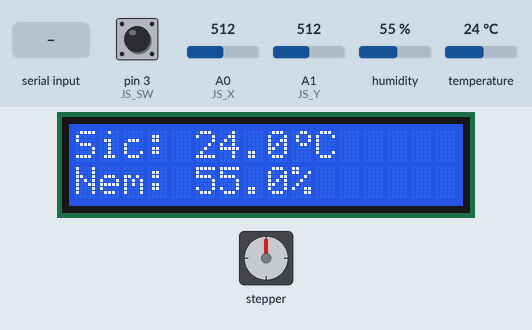
The sketch below on a simulated Arduino Uno, built with avr-gcc and run on an emulated ATmega328P. Shown: stepper motor, 16×2 character LCD. Wiring (inferred from the names in the program): stepper motor (2048 steps per turn assumed): coils pin 8, pin 9, pin 10, pin 11. The test bench sets the inputs (shaded band); at power-on: pin 3 (JS_SW) HIGH, A0 (JS_X) = 512, A1 (JS_Y) = 512, humidity 55 %, temperature 24 °C. What the sketch prints to the serial monitor is not drawn.

Above: at 2.6 s.
2.7 s: pin 3 (JS_SW) pulled LOW for 3.2 s
At 8.3 s:
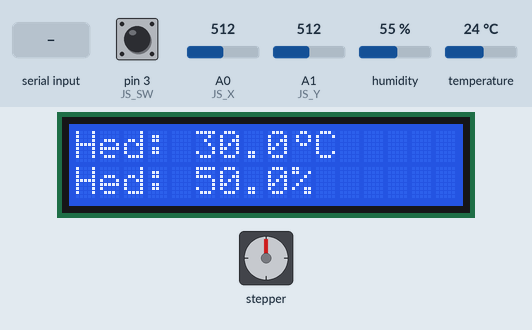
8.6 s: pin 3 (JS_SW) pulled LOW for 0.15 s
At 9.8 s:
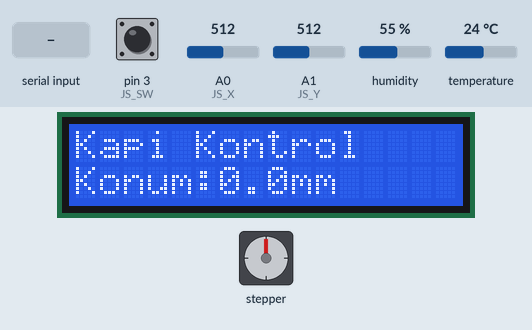
10.2 s: A0 (JS_X) set to 702
11.7 s: A0 (JS_X) set to 721
At 12.06 s:
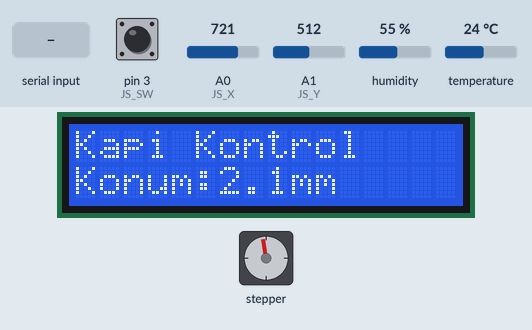
14.6 s: "KAPATMM:90\n" received over Serial
At 22.9 s:
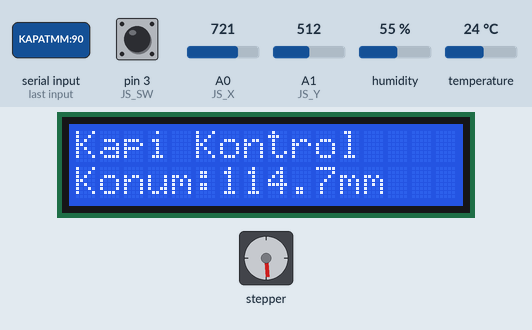
23.0 s: "ACMAMM:90\n" received over Serial
At 29.73 s:
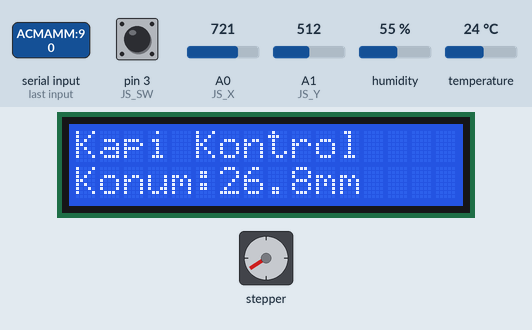
Timing chart, 0 to 35.8 s (numbered marks = the images above; inputs shaded):
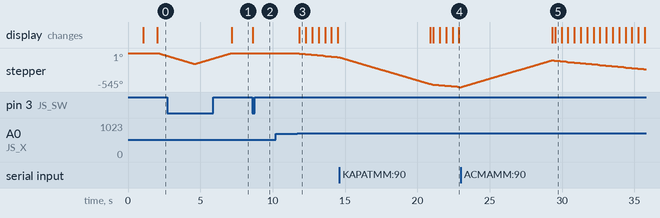

Measured:
- after the input at 2.7 s, the display: changes after 4.5 s (image 1)
- after the input at 8.6 s, the display: changes at once (image 2)
- after the input at 10.2 s, every drawn part: stays the same
- after the input at 11.7 s, stepper: keeps turning counter-clockwise at about 24°/s, starting at once; the display: changes after 0.15 s (image 3)
- what the display in image 3 shows lasts 0.5 s, from 11.8 s to 12.3 s

The sketch:

ariDoor.ino
```cpp
/*
  ariDoor - Ari Kovani Kapi Surgu Sistemi
  ----------------------------------------
  Step motor + DHT22 sicaklik/nem + LCD 1602A
  Web arayuzu uzerinden serial ile kontrol edilir.

  Baglanti:
    Step Motor (28BYJ-48 + ULN2003):
      IN1->Pin8, IN2->Pin9, IN3->Pin10, IN4->Pin11, +->5V, -->GND

    DHT22 Sensor (3 pinli modul, pull-up dahili):
      VCC->5V, DATA->Pin2, GND->GND

    LCD 1602A:
      RS->Pin12, E->Pin13, D4->Pin4, D5->Pin5, D6->Pin6, D7->Pin7
      VSS->GND, VDD->5V, RW->GND, V0->Pot orta, A->5V, K->GND
*/

#include <DHT.h>
#include <LiquidCrystal.h>

// --- Pin Tanimlari ---
#define DHT_PIN 2
#define DHT_TIP DHT22

#define MOTOR_IN1 8
#define MOTOR_IN2 9
#define MOTOR_IN3 10
#define MOTOR_IN4 11

#define LCD_RS 12
#define LCD_E  13
#define LCD_D4 4
#define LCD_D5 5
#define LCD_D6 6
#define LCD_D7 7

#define JS_X    A0
#define JS_Y    A1
#define JS_SW   3

// --- Motor Ayarlari ---
// 8-step half-step modu, daha tork ve akıcı hareket
// 28BYJ-48 half-step: 4096 adim/tur. Kalibrasyon: 150 mm = 9318 logik adim
// (Fiziksel ölçüm sonucu, teorik 9984 değil)
const int MAX_HIZ = 160;        // half-step/sn - kapalı uçtan açma testi için düşük hız
const int IVME = 50;             // half-step/sn² - ilk kalkışta adım kaçırmayı azaltır
const int TIK_ADIM = 128;        // SAG/SOL bir tıkta hareket (eski 64 full = 128 half)
const long MAX_LOGIK_ADIM = 9318; // 150 mm tam hareket
const float MAX_MM = 150.0;
const float SIC_KAPALI = 5.0;    // 5°C ve altı = tam kapalı
const float SIC_ACIK = 30.0;     // 30°C ve üstü = tam açık

// Mekanik asimetri telafisi
// Konvansiyon: 0 mm = açık, 150 mm = kapalı
// Doğrudan half-step sürücüde motor − yönü = kapanma, motor + yönü = açılma.
// Yani mm artış (kapanma) → motor − yönde, mm azalış (açılma) → motor + yönde.
const float ACMA_OLCEK = 0.876;  // motor + (açma), 150 mm açmada yaklaşık 1 mm fazla hareket düzeltildi
const float KAPAMA_OLCEK = 0.873; // motor − (kapama), 40 mm komut = 77 mm ölçümden kalibre edildi

// --- Motor Half-Step Dizisi ---
// BAGLANTI.md sırası kullanılır: IN1, IN2, IN3, IN4.
// Bu dizi AccelStepper soyutlamasını bypass eder; yön testinde + ve - kesin ters çalışmalı.
const byte MOTOR_DIZI[8][4] = {
  {1, 0, 0, 0},
  {1, 1, 0, 0},
  {0, 1, 0, 0},
  {0, 1, 1, 0},
  {0, 0, 1, 0},
  {0, 0, 1, 1},
  {0, 0, 0, 1},
  {1, 0, 0, 1}
};
int motorDiziIndeks = 0;
const unsigned int MOTOR_ADIM_GECIKME_US = 1250; // yaklaşık 800 half-step/sn

// --- Nesneler ---
DHT dht(DHT_PIN, DHT_TIP);
LiquidCrystal lcd(LCD_RS, LCD_E, LCD_D4, LCD_D5, LCD_D6, LCD_D7);

// --- Ozel Karakterler ---
byte derece[8] = {0x06, 0x09, 0x09, 0x06, 0x00, 0x00, 0x00, 0x00};

// --- Durum ---
// Kalibrasyon/test aşaması: başlangıçta sürgünün tamamen açık olduğu varsayılır.
// 0 mm = açık, 150 mm = kapalı. Fiziksel konum değişirse SETADIM komutuyla senkronla.
long logikAdim = 0;  // HTML'in gördüğü adim (0..9318 = 0..150 mm). Başlangıç = açık.

enum Mod { SENSOR, AYAR, KONTROL };
Mod mevcutMod = SENSOR;

float hedefSic = 30.0;  // Bu sıcaklık ve üstünde sürgü tamamen açık
float hedefNem = 50.0;

float sonSic = NAN;     // Son okunan değerler (auto kontrol için)
float sonNem = NAN;

// --- Joystick ---
const int JS_ESIK = 200;          // Merkez 512'den ±200 = aktif yön
const unsigned long JS_ARASI = 300;  // Yön kontrol periyodu (ms)
unsigned long sonAyar = 0;

bool sonButonDurum = HIGH;
unsigned long sonButonZaman = 0;
const unsigned long BUTON_DEBOUNCE = 50;

// --- Auto kontrol ---
const unsigned long OTO_ARASI = 300000UL;  // SENSOR modunda 5 dk'da bir auto kontrol
const float MIN_HAREKET_MM = 2.0;
unsigned long sonOto = 0;
bool ilkOtoYapildi = false;  // İlk sensör okumasıyla auto kontrolü tetikle
bool otoAktif = true;

// --- Zamanlama ---
unsigned long sonOkuma = 0;
const unsigned long OKUMA_ARASI = 2000;

void setup() {
  Serial.begin(9600);
  pinMode(MOTOR_IN1, OUTPUT);
  pinMode(MOTOR_IN2, OUTPUT);
  pinMode(MOTOR_IN3, OUTPUT);
  pinMode(MOTOR_IN4, OUTPUT);
  motorCikisYaz(0);
  dht.begin();

  pinMode(JS_SW, INPUT_PULLUP);

  lcd.begin(16, 2);
  lcd.createChar(0, derece);
  lcd.setCursor(0, 0);
  lcd.print("ariDoor v1.0");
  lcd.setCursor(0, 1);
  lcd.print("Baslatiliyor...");
  delay(1000);
  lcd.clear();

  Serial.println("{\"durum\":\"hazir\"}");
}

void loop() {
  if (millis() - sonOkuma >= OKUMA_ARASI) {
    sonOkuma = millis();
    sensorOku();
  }

  joystickKontrol();

  if (otoAktif && mevcutMod == SENSOR) {
    bool otoZamani = millis() - sonOto >= OTO_ARASI;
    bool ilkVeriHazir = !ilkOtoYapildi && !isnan(sonSic);
    if (otoZamani || ilkVeriHazir) {
      sonOto = millis();
      ilkOtoYapildi = true;
      pozisyonGuncelle(false);
    }
  }

  if (Serial.available() > 0) {
    String komut = Serial.readStringUntil('\n');
    komut.trim();
    komutIsle(komut);
  }
}

void sensorOku() {
  float sic = dht.readTemperature();
  float nem = dht.readHumidity();
  sonSic = sic;
  sonNem = nem;

  lcdGuncelle(sic, nem);

  // Serial JSON
  Serial.print("{\"sic\":");
  if (isnan(sic)) Serial.print("null"); else Serial.print(sic, 1);
  Serial.print(",\"nem\":");
  if (isnan(nem)) Serial.print("null"); else Serial.print(nem, 1);
  Serial.print(",\"adim\":");
  Serial.print(logikAdim);
  Serial.print(",\"mm\":");
  Serial.print(adimToMm(logikAdim), 1);
  Serial.print(",\"mod\":\"");
  Serial.print(modAdi());
  Serial.print("\",\"hedefSic\":");
  Serial.print(hedefSic, 1);
  Serial.print(",\"hedefNem\":");
  Serial.print(hedefNem, 1);
  Serial.print(",\"oto\":");
  Serial.print(otoAktif ? "true" : "false");
  Serial.println("}");
}

void lcdGuncelle(float sic, float nem) {
  lcd.setCursor(0, 0);
  if (mevcutMod == KONTROL) {
    lcd.print("Kapi Kontrol   ");
  } else if (mevcutMod == AYAR) {
    lcd.print("Hed: ");
    lcd.print(hedefSic, 1);
    lcd.write(byte(0));
    lcd.print("C ");
  } else if (isnan(sic)) {
    lcd.print("Sic: --.-     ");
  } else {
    lcd.print("Sic: ");
    lcd.print(sic, 1);
    lcd.write(byte(0));
    lcd.print("C    ");
  }

  lcd.setCursor(0, 1);
  if (mevcutMod == KONTROL) {
    lcd.print("Konum:");
    lcd.print(adimToMm(logikAdim), 1);
    lcd.print("mm   ");
  } else if (mevcutMod == AYAR) {
    lcd.print("Hed: ");
    lcd.print(hedefNem, 1);
    lcd.print("%      ");
  } else if (isnan(nem)) {
    lcd.print("Nem: --.-     ");
  } else {
    lcd.print("Nem: ");
    lcd.print(nem, 1);
    lcd.print("%      ");
  }
}

void hareket(long hedef) {
  hedef = constrain(hedef, 0L, MAX_LOGIK_ADIM);
  long fark = hedef - logikAdim;
  if (fark == 0) return;

  long fizikselFark;
  if (fark > 0) {
    // mm artış = kapanma → motor − yönde
    fizikselFark = -(long)(fark * KAPAMA_OLCEK);
  } else {
    // mm azalış = açılma → motor + yönde
    fizikselFark = -(long)(fark * ACMA_OLCEK);
  }
  motorHamHareket(fizikselFark);
  logikAdim = hedef;
}

void joystickKontrol() {
  // Buton kontrol (debounced)
  bool butonDurum = digitalRead(JS_SW);
  if (butonDurum == LOW && sonButonDurum == HIGH &&
      millis() - sonButonZaman > BUTON_DEBOUNCE) {
    modDegistir();
    sonButonZaman = millis();
  }
  sonButonDurum = butonDurum;

  // Yön kontrol — AYAR modunda hedef değerleri, KONTROL modunda kapıyı ayarlar
  if (mevcutMod != AYAR && mevcutMod != KONTROL) return;
  if (millis() - sonAyar < JS_ARASI) return;

  int x = analogRead(JS_X);
  int y = analogRead(JS_Y);

  if (mevcutMod == KONTROL) {
    bool hareketEtti = false;
    if (x > 512 + JS_ESIK) {
      hareket(logikAdim + TIK_ADIM);
      hareketEtti = true;
    } else if (x < 512 - JS_ESIK) {
      hareket(logikAdim - TIK_ADIM);
      hareketEtti = true;
    }

    if (hareketEtti) {
      sonAyar = millis();
      adimBildir();
      lcdGuncelle(sonSic, sonNem);
    }
    return;
  }

  bool degisti = false;

  if (x > 512 + JS_ESIK) {
    hedefSic += 5.0;
    degisti = true;
  } else if (x < 512 - JS_ESIK) {
    hedefSic -= 5.0;
    degisti = true;
  }

  if (y < 512 - JS_ESIK) {
    hedefNem += 5.0;
    degisti = true;
  } else if (y > 512 + JS_ESIK) {
    hedefNem -= 5.0;
    degisti = true;
  }

  if (degisti) {
    hedefSic = constrain(hedefSic, 0.0, 50.0);
    hedefNem = constrain(hedefNem, 0.0, 100.0);
    sonAyar = millis();
    ayarBildir();
    if (otoAktif) {
      pozisyonGuncelle(true);
    }
  }
}

void modDegistir() {
  Mod yeniMod;
  if (mevcutMod == SENSOR) {
    yeniMod = AYAR;
  } else if (mevcutMod == AYAR) {
    yeniMod = KONTROL;
  } else {
    yeniMod = SENSOR;
  }
  modAyarla(yeniMod);
}

void modAyarla(Mod yeniMod) {
  mevcutMod = yeniMod;
  modBildir();

  if (mevcutMod == SENSOR) {
    sensorOku();
    if (otoAktif) {
      pozisyonGuncelle(true);
      sonOto = millis();
      ilkOtoYapildi = true;
    }
  } else if (mevcutMod == AYAR) {
    lcdGuncelle(sonSic, sonNem);
    if (otoAktif) {
      pozisyonGuncelle(true);
    }
  } else {
    lcdGuncelle(sonSic, sonNem);
  }
}

void otoKontrol() {
  pozisyonGuncelle(false);
}

void pozisyonGuncelle(bool zorla) {
  if (mevcutMod == KONTROL) return;

  float kontrolSic = (mevcutMod == SENSOR) ? sonSic : hedefSic;
  if (isnan(kontrolSic)) return;

  long hedefAdimYeni = sicaklikToAdim(kontrolSic);
  long minFark = mmToAdim(MIN_HAREKET_MM);

  if (zorla || abs(hedefAdimYeni - logikAdim) >= minFark) {
    hareket(hedefAdimYeni);
    adimBildir();
  }
}

void komutIsle(String komut) {
  if (komut == "SAG") {
    hareket(logikAdim + TIK_ADIM);
    adimBildir();
  }
  else if (komut == "SOL") {
    hareket(logikAdim - TIK_ADIM);
    adimBildir();
  }
  else if (komut == "SIFIR") {
    hareket(0);
    adimBildir();
  }
  else if (komut.startsWith("GIT:")) {
    long hedef = komut.substring(4).toInt();
    hareket(hedef);
    adimBildir();
  }
  else if (komut.startsWith("RAW:")) {
    long adim = komut.substring(4).toInt();
    motorHamHareket(adim);
    rawBildir(adim);
  }
  else if (komut == "LEDTEST") {
    ledTest();
  }
  else if (komut.startsWith("GITMM:")) {
    float hedefMm = komut.substring(6).toFloat();
    hareket(mmToAdim(hedefMm));
    adimBildir();
  }
  else if (komut.startsWith("KAPATMM:")) {
    float mm = komut.substring(8).toFloat();
    hareket(logikAdim + mmToAdim(mm));
    adimBildir();
  }
  else if (komut.startsWith("ACMAMM:")) {
    float mm = komut.substring(7).toFloat();
    hareket(logikAdim - mmToAdim(mm));
    adimBildir();
  }
  else if (komut.startsWith("KAPATCM:")) {
    float cm = komut.substring(8).toFloat();
    hareket(logikAdim + mmToAdim(cm * 10.0));
    adimBildir();
  }
  else if (komut.startsWith("ACMACM:")) {
    float cm = komut.substring(7).toFloat();
    hareket(logikAdim - mmToAdim(cm * 10.0));
    adimBildir();
  }
  else if (komut.startsWith("SETADIM:")) {
    logikAdim = constrain(komut.substring(8).toInt(), 0L, MAX_LOGIK_ADIM);
    adimBildir();
  }
  else if (komut.startsWith("SETMM:")) {
    logikAdim = mmToAdim(komut.substring(6).toFloat());
    adimBildir();
  }
  else if (komut == "OTO:1") {
    otoAktif = true;
    otoBildir();
    if (mevcutMod == SENSOR) {
      sensorOku();
      pozisyonGuncelle(true);
      sonOto = millis();
      ilkOtoYapildi = true;
    } else if (mevcutMod == AYAR) {
      pozisyonGuncelle(true);
    }
  }
  else if (komut == "OTO:0") {
    otoAktif = false;
    otoBildir();
  }
  else if (komut == "MOD:SENSOR") {
    if (mevcutMod != SENSOR) modAyarla(SENSOR);
    else modBildir();
  }
  else if (komut == "MOD:AYAR") {
    if (mevcutMod != AYAR) modAyarla(AYAR);
    else modBildir();
  }
  else if (komut == "MOD:KONTROL") {
    if (mevcutMod != KONTROL) modAyarla(KONTROL);
    else modBildir();
  }
  else if (komut.startsWith("HEDEFSIC:")) {
    hedefSic = constrain(komut.substring(9).toFloat(), 0.0, 50.0);
    ayarBildir();
    if (otoAktif && mevcutMod == AYAR) {
      pozisyonGuncelle(true);
    }
  }
  else if (komut.startsWith("HEDEFNEM:")) {
    hedefNem = constrain(komut.substring(9).toFloat(), 0.0, 100.0);
    ayarBildir();
    if (otoAktif && mevcutMod == AYAR) {
      pozisyonGuncelle(true);
    }
  }
}

void modBildir() {
  Serial.print("{\"mod\":\"");
  Serial.print(modAdi());
  Serial.println("\"}");
}

const char* modAdi() {
  if (mevcutMod == SENSOR) return "SENSOR";
  if (mevcutMod == AYAR) return "AYAR";
  return "KONTROL";
}

void ayarBildir() {
  Serial.print("{\"hedefSic\":");
  Serial.print(hedefSic, 1);
  Serial.print(",\"hedefNem\":");
  Serial.print(hedefNem, 1);
  Serial.println("}");
}

void adimBildir() {
  Serial.print("{\"adim\":");
  Serial.print(logikAdim);
  Serial.print(",\"mm\":");
  Serial.print(adimToMm(logikAdim), 1);
  Serial.println("}");
}

long mmToAdim(float mm) {
  mm = constrain(mm, 0.0, MAX_MM);
  return (long)(mm * MAX_LOGIK_ADIM / MAX_MM + 0.5);
}

long sicaklikToAdim(float sic) {
  return mmToAdim(sicaklikToMm(sic));
}

float sicaklikToMm(float sic) {
  if (sic <= SIC_KAPALI) return MAX_MM;
  if (sic >= SIC_ACIK) return 0.0;

  float oran = (SIC_ACIK - sic) / (SIC_ACIK - SIC_KAPALI);
  return MAX_MM * oran;
}

float adimToMm(long adim) {
  adim = constrain(adim, 0L, MAX_LOGIK_ADIM);
  return (float)adim * MAX_MM / (float)MAX_LOGIK_ADIM;
}

void otoBildir() {
  Serial.print("{\"oto\":");
  Serial.print(otoAktif ? "true" : "false");
  Serial.println("}");
}

void rawBildir(long adim) {
  Serial.print("{\"raw\":");
  Serial.print(adim);
  Serial.println("}");
}

void motorCikisYaz(int indeks) {
  indeks = (indeks + 8) % 8;
  digitalWrite(MOTOR_IN1, MOTOR_DIZI[indeks][0]);
  digitalWrite(MOTOR_IN2, MOTOR_DIZI[indeks][1]);
  digitalWrite(MOTOR_IN3, MOTOR_DIZI[indeks][2]);
  digitalWrite(MOTOR_IN4, MOTOR_DIZI[indeks][3]);
}

void motorHamHareket(long adim) {
  int yon = (adim >= 0) ? 1 : -1;
  unsigned long kalan = (adim >= 0) ? adim : -adim;

  while (kalan > 0) {
    motorDiziIndeks += yon;
    if (motorDiziIndeks >= 8) motorDiziIndeks = 0;
    if (motorDiziIndeks < 0) motorDiziIndeks = 7;
    motorCikisYaz(motorDiziIndeks);
    delayMicroseconds(MOTOR_ADIM_GECIKME_US);
    kalan--;
  }
}

void ledTest() {
  const int pinler[4] = {MOTOR_IN1, MOTOR_IN2, MOTOR_IN3, MOTOR_IN4};
  for (int tur = 0; tur < 2; tur++) {
    for (int i = 0; i < 4; i++) {
      digitalWrite(MOTOR_IN1, LOW);
      digitalWrite(MOTOR_IN2, LOW);
      digitalWrite(MOTOR_IN3, LOW);
      digitalWrite(MOTOR_IN4, LOW);
      digitalWrite(pinler[i], HIGH);
      Serial.print("{\"led\":\"");
      Serial.print(i == 0 ? "IN1/A" : i == 1 ? "IN2/B" : i == 2 ? "IN3/C" : "IN4/D");
      Serial.println("\"}");
      delay(1000);
    }
  }
  digitalWrite(MOTOR_IN1, LOW);
  digitalWrite(MOTOR_IN2, LOW);
  digitalWrite(MOTOR_IN3, LOW);
  digitalWrite(MOTOR_IN4, LOW);
  Serial.println("{\"ledtest\":\"bitti\"}");
}
```
